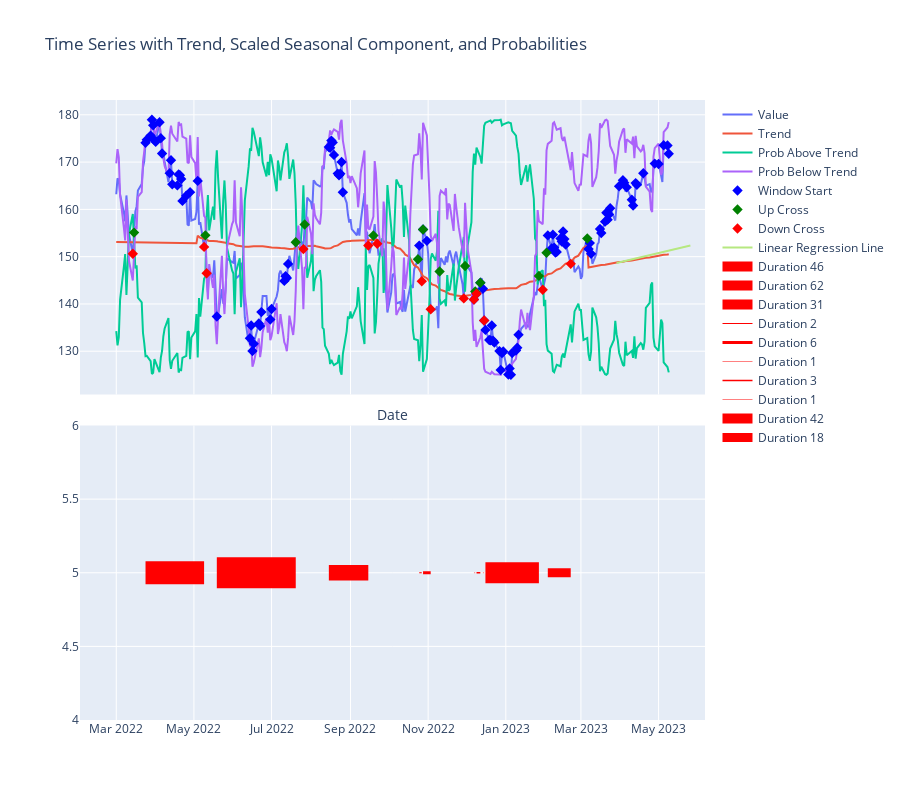
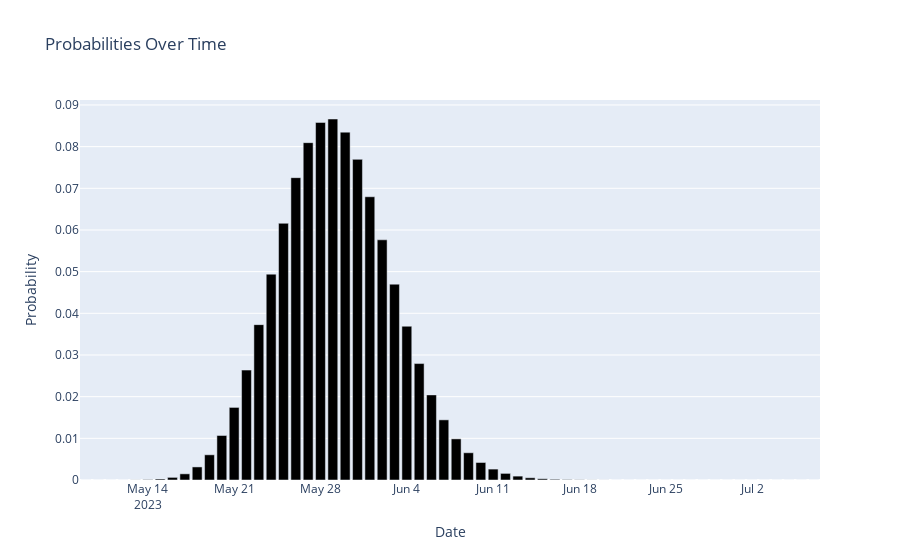
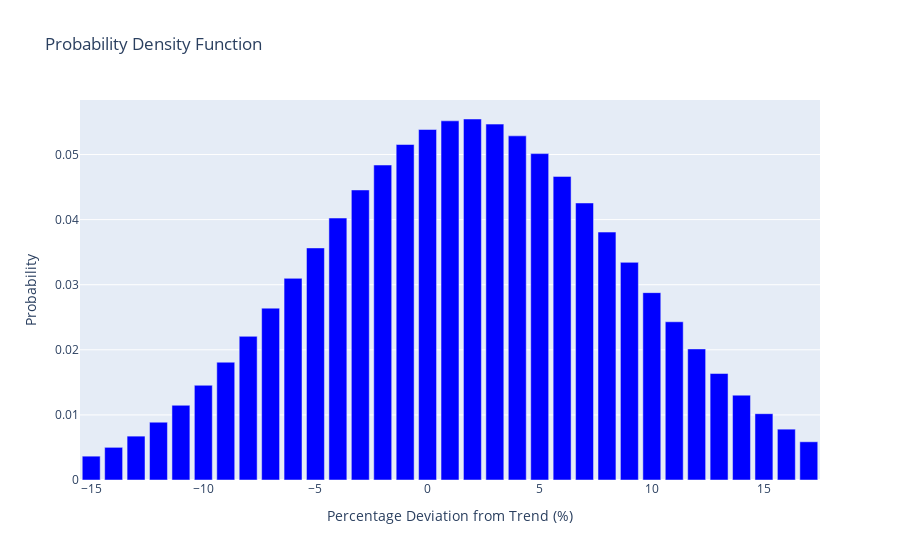

Source (notebook cell) for these figures, in order:
### Markdown cell above
# Description

The purpose of the follow is to give us a model for price movements based on mean reversion. We do the following:

* Decompose the time series into trend, seasonal, and residual components using the STL decomposition method.

* Calculate the probabilities of the price being above or below the trend using a logistic regression model.

* Identify periods of high probability of the price being above or below the trend and attaching markers to the time series to indicate these periods.

* Identifying durations of high probability periods and calculating the extremes within each duration. The script will identify how long each duration lasted, and the maximum or minimum price movement within each duration.

* Fitting the distribution of the percentage deviations of the prices from the trend and identifying the probabilities of future price movements using a Poisson distribution.

* Creating various plots to visualize the results, including time series plots with trend, seasonal components, and probability markers, histograms of the probabilities, bar charts of the probability over time, and a bar chart of the probability density function of the percentage deviation of prices from the trend.

### Code cell
# Note: You can run this from the command line with scripts/mean_regressions.py
import plotly.io as pio
from plotly.offline import init_notebook_mode
from IPython.display import Image, display
import yfinance as yf
import pandas as pd
from machine_learning_finance import get_coin_data_frames, attach_markers, generate_probability, \
    calc_durations_with_extremes, prob_chart, plot_full_analysis, calculate_and_graph_duration_probabilities, \
    calculate_and_graph_price_probabilities, plot_full_analysis

init_notebook_mode(connected=True)
windows = [300, 600, 900, 1500]
window = 300
coin_base = False
ku_coin = False
use_stocks = True
symbol = "AAPL"
date_str = pd.Timestamp.now().strftime("%Y-%m-%d")
start_date = pd.to_datetime(date_str)

if not use_stocks:
    df_raw = get_coin_data_frames(window, symbol)
    df_raw = df_raw.set_index("Date")
    df_raw = df_raw.sort_index()
else:
    tickerObj = yf.download(tickers=symbol, interval="1d")
    df_raw = pd.DataFrame(tickerObj)
    df_raw = df_raw.tail(window)
    
trend, prob_above_trend, prob_below_trend, volatility, model = generate_probability(df_raw)

df_raw = attach_markers(df_raw, trend, prob_above_trend)
df_durations = calc_durations_with_extremes(df_raw)
plot_full_analysis(df_raw, trend, prob_above_trend, prob_below_trend, model, df_durations)


calculate_and_graph_duration_probabilities(start_date, df_raw, df_durations)

percent_diff_from_trend = ((df_raw["Close"] - trend) / trend) * 100
calculate_and_graph_price_probabilities(percent_diff_from_trend)

### Figure 1 — Plotly figure (JSON) as saved in the notebook; plotly's stock layout.template omitted (floating-point values rounded to 4 significant figures; data arrays with more than 128 entries replaced by an {"elided": "..."} marker saying what was removed)
{"data": [{"mode": "lines", "name": "Value", "type": "scatter", "x": {"elided": "300 str values"}, "xaxis": "x", "y": {"elided": "300 float values"}, "yaxis": "y"}, {"mode": "lines", "name": "Trend", "type": "scatter", "x": {"elided": "300 str values"}, "xaxis": "x", "y": {"elided": "300 float values"}, "yaxis": "y"}, {"mode": "lines", "name": "Prob Above Trend", "type": "scatter", "x": {"elided": "300 str values"}, "xaxis": "x", "y": {"elided": "300 float values"}, "yaxis": "y"}, {"mode": "lines", "name": "Prob Below Trend", "type": "scatter", "x": {"elided": "300 str values"}, "xaxis": "x", "y": {"elided": "300 float values"}, "yaxis": "y"}, {"marker": {"color": "blue", "size": 8, "symbol": "diamond"}, "mode": "markers", "name": "Window Start", "type": "scatter", "x": {"elided": "300 str values"}, "xaxis": "x", "y": {"elided": "300 float values"}, "yaxis": "y"}, {"marker": {"color": "green", "size": 8, "symbol": "diamond"}, "mode": "markers", "name": "Up Cross", "type": "scatter", "x": {"elided": "300 str values"}, "xaxis": "x", "y": {"elided": "300 float values"}, "yaxis": "y"}, {"marker": {"color": "red", "size": 8, "symbol": "diamond"}, "mode": "markers", "name": "Down Cross", "type": "scatter", "x": {"elided": "300 str values"}, "xaxis": "x", "y": {"elided": "300 float values"}, "yaxis": "y"}, {"mode": "lines", "name": "Linear Regression Line", "type": "scatter", "x": ["2023-03-29T00:00:00", "2023-03-30T00:00:00", "2023-03-31T00:00:00", "2023-04-01T00:00:00", "2023-04-02T00:00:00", "2023-04-03T00:00:00", "2023-04-04T00:00:00", "2023-04-05T00:00:00", "2023-04-06T00:00:00", "2023-04-07T00:00:00", "2023-04-08T00:00:00", "2023-04-09T00:00:00", "2023-04-10T00:00:00", "2023-04-11T00:00:00", "2023-04-12T00:00:00", "2023-04-13T00:00:00", "2023-04-14T00:00:00", "2023-04-15T00:00:00", "2023-04-16T00:00:00", "2023-04-17T00:00:00", "2023-04-18T00:00:00", "2023-04-19T00:00:00", "2023-04-20T00:00:00", "2023-04-21T00:00:00", "2023-04-22T00:00:00", "2023-04-23T00:00:00", "2023-04-24T00:00:00", "2023-04-25T00:00:00", "2023-04-26T00:00:00", "2023-04-27T00:00:00", "2023-04-28T00:00:00", "2023-04-29T00:00:00", "2023-04-30T00:00:00", "2023-05-01T00:00:00", "2023-05-02T00:00:00", "2023-05-03T00:00:00", "2023-05-04T00:00:00", "2023-05-05T00:00:00", "2023-05-06T00:00:00", "2023-05-07T00:00:00", "2023-05-08T00:00:00", "2023-05-09T00:00:00", "2023-05-10T00:00:00", "2023-05-11T00:00:00", "2023-05-12T00:00:00", "2023-05-13T00:00:00", "2023-05-14T00:00:00", "2023-05-15T00:00:00", "2023-05-16T00:00:00", "2023-05-17T00:00:00", "2023-05-18T00:00:00", "2023-05-19T00:00:00", "2023-05-20T00:00:00", "2023-05-21T00:00:00", "2023-05-22T00:00:00", "2023-05-23T00:00:00", "2023-05-24T00:00:00", "2023-05-25T00:00:00", "2023-05-26T00:00:00", "2023-05-27T00:00:00", "2023-05-28T00:00:00", "2023-05-29T00:00:00", "2023-05-30T00:00:00", "2023-05-31T00:00:00", "2023-06-01T00:00:00", "2023-06-02T00:00:00", "2023-06-03T00:00:00", "2023-06-04T00:00:00", "2023-06-05T00:00:00", "2023-06-06T00:00:00", "2023-06-07T00:00:00", "2023-06-08T00:00:00", "2023-06-09T00:00:00"], "xaxis": "x", "y": [148.7, 148.7, 148.8, 148.9, 148.9, 149.0, 149.0, 149.1, 149.2, 149.2, 149.3, 149.4, 149.4, 149.5, 149.6, 149.6, 149.7, 149.7, 149.8, 149.9, 149.9, 150.0, 150.1, 150.1, 150.2, 150.3, 150.3, 150.4, 150.4, 150.5, 150.6, 150.6, 150.7, 150.8, 150.8, 150.9, 151.0, 151.0, 151.1, 151.2, 151.2, 151.3, 151.3, 151.4, 151.5, 151.5, 151.6, 151.7, 151.7, 151.8, 151.9, 151.9, 152.0, 152.0, 152.1, 152.2, 152.2, 152.3, 152.4], "yaxis": "y"}, {"line": {"color": "red", "width": 23}, "mode": "lines", "name": "Duration 46", "type": "scatter", "x": ["2022-03-24T00:00:00", "2022-05-09T00:00:00"], "xaxis": "x2", "y": [5, 5], "yaxis": "y2"}, {"line": {"color": "red", "width": 31}, "mode": "lines", "name": "Duration 62", "type": "scatter", "x": ["2022-05-19T00:00:00", "2022-07-20T00:00:00"], "xaxis": "x2", "y": [5, 5], "yaxis": "y2"}, {"line": {"color": "red", "width": 15.5}, "mode": "lines", "name": "Duration 31", "type": "scatter", "x": ["2022-08-15T00:00:00", "2022-09-15T00:00:00"], "xaxis": "x2", "y": [5, 5], "yaxis": "y2"}, {"line": {"color": "red", "width": 1}, "mode": "lines", "name": "Duration 2", "type": "scatter", "x": ["2022-10-25T00:00:00", "2022-10-27T00:00:00"], "xaxis": "x2", "y": [5, 5], "yaxis": "y2"}, {"line": {"color": "red", "width": 3}, "mode": "lines", "name": "Duration 6", "type": "scatter", "x": ["2022-10-28T00:00:00", "2022-11-03T00:00:00"], "xaxis": "x2", "y": [5, 5], "yaxis": "y2"}, {"line": {"color": "red", "width": 0.5}, "mode": "lines", "name": "Duration 1", "type": "scatter", "x": ["2022-12-07T00:00:00", "2022-12-08T00:00:00"], "xaxis": "x2", "y": [5, 5], "yaxis": "y2"}, {"line": {"color": "red", "width": 1.5}, "mode": "lines", "name": "Duration 3", "type": "scatter", "x": ["2022-12-09T00:00:00", "2022-12-12T00:00:00"], "xaxis": "x2", "y": [5, 5], "yaxis": "y2"}, {"line": {"color": "red", "width": 0.5}, "mode": "lines", "name": "Duration 1", "type": "scatter", "x": ["2022-12-14T00:00:00", "2022-12-15T00:00:00"], "xaxis": "x2", "y": [5, 5], "yaxis": "y2"}, {"line": {"color": "red", "width": 21}, "mode": "lines", "name": "Duration 42", "type": "scatter", "x": ["2022-12-16T00:00:00", "2023-01-27T00:00:00"], "xaxis": "x2", "y": [5, 5], "yaxis": "y2"}, {"line": {"color": "red", "width": 9}, "mode": "lines", "name": "Duration 18", "type": "scatter", "x": ["2023-02-03T00:00:00", "2023-02-21T00:00:00"], "xaxis": "x2", "y": [5, 5], "yaxis": "y2"}], "layout": {"height": 800, "title": {"text": "Time Series with Trend, Scaled Seasonal Component, and Probabilities"}, "xaxis": {"anchor": "y", "domain": [0, 1], "matches": "x2", "showticklabels": false, "title": {"text": "Date"}}, "xaxis2": {"anchor": "y2", "domain": [0, 1]}, "yaxis": {"anchor": "x", "domain": [0.525, 1]}, "yaxis2": {"anchor": "x2", "domain": [0, 0.475]}}}

### Figure 2 — Plotly figure (JSON) as saved in the notebook; plotly's stock layout.template omitted (floating-point values rounded to 4 significant figures)
{"data": [{"marker": {"color": ["blue"]}, "type": "bar", "x": ["2023-05-09T00:00:00", "2023-05-10T00:00:00", "2023-05-11T00:00:00", "2023-05-12T00:00:00", "2023-05-13T00:00:00", "2023-05-14T00:00:00", "2023-05-15T00:00:00", "2023-05-16T00:00:00", "2023-05-17T00:00:00", "2023-05-18T00:00:00", "2023-05-19T00:00:00", "2023-05-20T00:00:00", "2023-05-21T00:00:00", "2023-05-22T00:00:00", "2023-05-23T00:00:00", "2023-05-24T00:00:00", "2023-05-25T00:00:00", "2023-05-26T00:00:00", "2023-05-27T00:00:00", "2023-05-28T00:00:00", "2023-05-29T00:00:00", "2023-05-30T00:00:00", "2023-05-31T00:00:00", "2023-06-01T00:00:00", "2023-06-02T00:00:00", "2023-06-03T00:00:00", "2023-06-04T00:00:00", "2023-06-05T00:00:00", "2023-06-06T00:00:00", "2023-06-07T00:00:00", "2023-06-08T00:00:00", "2023-06-09T00:00:00", "2023-06-10T00:00:00", "2023-06-11T00:00:00", "2023-06-12T00:00:00", "2023-06-13T00:00:00", "2023-06-14T00:00:00", "2023-06-15T00:00:00", "2023-06-16T00:00:00", "2023-06-17T00:00:00", "2023-06-18T00:00:00", "2023-06-19T00:00:00", "2023-06-20T00:00:00", "2023-06-21T00:00:00", "2023-06-22T00:00:00", "2023-06-23T00:00:00", "2023-06-24T00:00:00", "2023-06-25T00:00:00", "2023-06-26T00:00:00", "2023-06-27T00:00:00", "2023-06-28T00:00:00", "2023-06-29T00:00:00", "2023-06-30T00:00:00", "2023-07-01T00:00:00", "2023-07-02T00:00:00", "2023-07-03T00:00:00", "2023-07-04T00:00:00", "2023-07-05T00:00:00", "2023-07-06T00:00:00", "2023-07-07T00:00:00"], "y": [1.378e-08, 1.395e-07, 9.859e-07, 5.225e-06, 2.215e-05, 7.828e-05, 0.0002371, 0.0006282, 0.00148, 0.003137, 0.006046, 0.01068, 0.01742, 0.02638, 0.03728, 0.0494, 0.0616, 0.07255, 0.08096, 0.08581, 0.08663, 0.08348, 0.07695, 0.06797, 0.05764, 0.047, 0.0369, 0.02794, 0.02042, 0.01443, 0.009871, 0.006539, 0.004201, 0.002619, 0.001587, 0.0009344, 0.0005354, 0.0002987, 0.0001624, 8.605e-05, 4.449e-05, 2.246e-05, 1.107e-05, 5.335e-06, 2.513e-06, 1.158e-06, 5.225e-07, 2.308e-07, 9.984e-08, 4.233e-08, 1.76e-08, 7.174e-09, 2.87e-09, 1.127e-09, 4.343e-10, 1.644e-10, 6.114e-11, 2.235e-11, 8.031e-12, 2.838e-12]}], "layout": {"title": {"text": "Probabilities Over Time"}, "xaxis": {"title": {"text": "Date"}}, "yaxis": {"title": {"text": "Probability"}}}}

### Figure 3 — Plotly figure (JSON) as saved in the notebook; plotly's stock layout.template omitted (floating-point values rounded to 4 significant figures)
{"data": [{"marker": {"color": "blue"}, "name": "PDF", "type": "bar", "x": [-15, -14, -13, -12, -11, -10, -9, -8, -7, -6, -5, -4, -3, -2, -1, 0, 1, 2, 3, 4, 5, 6, 7, 8, 9, 10, 11, 12, 13, 14, 15, 16, 17], "y": [0.003663, 0.005017, 0.00674, 0.008882, 0.01148, 0.01455, 0.0181, 0.02207, 0.0264, 0.03098, 0.03565, 0.04024, 0.04456, 0.04839, 0.05154, 0.05385, 0.05518, 0.05546, 0.05467, 0.05287, 0.05014, 0.04664, 0.04256, 0.03809, 0.03343, 0.02878, 0.02431, 0.02013, 0.01636, 0.01304, 0.01019, 0.007811, 0.005873]}], "layout": {"title": {"text": "Probability Density Function"}, "xaxis": {"title": {"text": "Percentage Deviation from Trend (%)"}}, "yaxis": {"title": {"text": "Probability"}}}}
